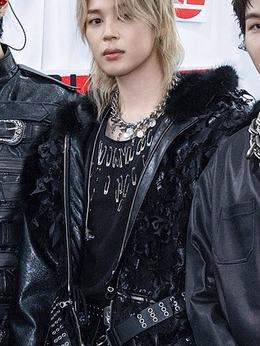
#> input picture assets/looks-real/look001.jpg, 260 x 346 px
$ python -i build_looks_real.py   (imports and definitions only)
#> lines starting #> are read from the running program, lines starting #| are printed output that depends on the picture
#!/usr/bin/env python3
# -*- coding: utf-8 -*-
"""把巡演真人原图对到 96 套像素造型上。

造型（assets/looks/lookNNN.png）是 build_assets2.py 从「朴智旻造型/」根目录的
精灵图切的，名字里带日期城市（260701...BRUSSELS.png）。真人原图就躺在同一个目录里，
命名同源（260701-BTSWORLDTOUR'ARIRANG'INBRUSSELS.jpg），所以按 (日期, 城市) 对上即可。

几点说明：
  · 造型的顺序由精灵图文件名排序 + md5 去重决定，是确定的。本脚本重新走一遍同样的
    枚举，逐条跟现有 data.js 核对，确保下标一一对应；对不上就直接报错退出。
  · 没有真人原图的日期（TOKYO 04.17-04.28 / EL PASO 05.02-05.03 / MEXICO CITY
    05.07-05.10 / STANFORD 05.16-05.19，共 26 套）另有一批「前26张」，
    存在 Desktop/朴智旻造型/前26张/，文件名是微信序号 `2xxxxxxx_.pic_hd.jpg`，
    里面没有日期城市，没法自动对。这批图已按造型逐套人工比对（精灵图 vs 现场照），
    写死在下面的 MANUAL 里，下标从 1 开始（对应 data.js 的 looks[0]）。
  · 根目录还有 32 张 `2xxxxxxx_.pic_hd.jpg`（微信存的图），名字里没有日期城市，
    对不上号，忽略；判据是文件名里必须出现 ARIRANG / iHeartRadio / World Cup。

用法：
    python3 build_looks_real.py            # 生成 assets/looks-real + 回写 data.js
    python3 build_looks_real.py --dry      # 只打印配对结果，不写文件
"""

import argparse
import hashlib
import json
import os
import re
import sys

import numpy as np
from PIL import Image

SRC = '/Users/whitekunckles/Desktop/朴智旻造型'
SRC26 = '/Users/whitekunckles/Desktop/朴智旻造型/前26张'
DATA = 'assets/data.js'
OUT = 'assets/looks-real'

# 「前26张」人工比对表：data.js 的 looks[下标-1] -> 前26张/ 里的文件名。
# 这批图没有日期城市，只能一套一套看造型认。认的时候按场次分块（同一天的图微信序号连着），
# 同一天两套只要分得清（毛领/网眼/破洞牛仔裤/宽檐帽）就按造型定，剩下一模一样的全黑皮衣
# 按序号先后落座。照片里有 5 张是多余的（蓝色运动服 / 灰T / 军绿外套 / 黑风衣 / 棕色连帽卫衣），
# 没有配上，见文件末尾的 EXTRA 注释。
MANUAL = {
    1:  '20291791459691_.pic_hd.jpg',   # GOYANG 04.11    黑皮衣+链条
    2:  '20311791459789_.pic_hd.jpg',   # GOYANG 04.12    黑毛领大衣（坐着）
    3:  '20371791462944_.pic_hd.jpg',   # TOKYO 04.17     棕短帽衫+灰长T（比耶）
    4:  '20341791459964_.pic_hd.jpg',   # TOKYO 04.17     黑羽饰长外套
    5:  '20431791463166_.pic_hd.jpg',   # TOKYO 04.25     浅灰拉链外套+白T+牛仔裤
    6:  '20421791463164_.pic_hd.jpg',   # TOKYO 04.25     黑皮衣+白T+灰裤
    7:  '20461791463230_.pic_hd.jpg',   # TOKYO 04.26     丸子头+白T+灰卍纹裤
    8:  '20451791463229_.pic_hd.jpg',   # TOKYO 04.26     丸子头+黑皮长衣
    9:  '20491791463541_.pic_hd.jpg',   # TOKYO 04.28     黑皮衣（蹲）
    10: '20481791463519_.pic_hd.jpg',   # TOKYO 04.28     藏蓝牛仔衬衫+牛仔裤（蹲）
    11: '20521791463638_.pic_hd.jpg',   # EL PASO 05.02   黑T+白马甲+米色工装裤
    12: '20531791463660_.pic_hd.jpg',   # EL PASO 05.02   黑皮衣+铆钉+链条
    13: '20541791463758_.pic_hd.jpg',   # EL PASO 05.03   黑皮长外套+腰带
    14: '20551791463758_.pic_hd.jpg',   # EL PASO 05.03   白T+破洞牛仔裤（拿麦）
    15: '20711791532366_.pic_hd.jpg',   # MEXICO 05.07    酒红网眼T+条纹袖+灰裤
    16: '20701791532365_.pic_hd.jpg',   # MEXICO 05.07    黑皮衣（坐）
    17: '20801791537951_.pic_hd.jpg',   # MEXICO 05.09    黑宽檐帽+黑上衣
    18: '20781791537927_.pic_hd.jpg',   # MEXICO 05.09    丸子头+黑皮衣（坐）
    19: '20841791538118_.pic_hd.jpg',   # MEXICO 05.10    黑宽檐帽+灰印花外套+破洞牛仔裤
    20: '20831791538115_.pic_hd.jpg',   # MEXICO 05.10    黑皮衣+链条（站）
    21: '20871791538712_.pic_hd.jpg',   # STANFORD 05.16  黑皮衣+金属扣（坐）
    22: '20861791538712_.pic_hd.jpg',   # STANFORD 05.16  灰连帽衫+灰牛仔
    23: '20911791539931_.pic_hd.jpg',   # STANFORD 05.17  灰外套+白T+灰裤（比耶）
    24: '20901791539930_.pic_hd.jpg',   # STANFORD 05.17  黑皮衣+白T（坐）
    25: '20941791540028_.pic_hd.jpg',   # STANFORD 05.19  酒红T+卡其工装裤（坐）
    26: '20931791540027_.pic_hd.jpg',   # STANFORD 05.19  黑皮衣（站）
}
# 没用上的 5 张：20281791459672(蓝运动服) 20321791459790(灰印花T) 20351791459965(军绿外套)
#                20381791462963(黑风衣+白T) 20401791463059(棕连帽衫，与 20371791462944 同款)


# 精灵图/原图文件名里能出现的城市。注意顺序：先长的后短的，免得 INEL PASO 先被别的吃掉
CITIES = ['EAST RUTHERFORD', 'MEXICO CITY', 'LAS VEGAS', 'LOS ANGELES',
          'IHEARTRADIO MUSIC FESTIVAL', 'ARLINGTON', 'BALTIMORE', 'FOXBOROUGH',
          'BRUSSELS', 'TORONTO', 'STANFORD', 'CHICAGO', 'GOYANG', 'MUNICH',
          'MADRID', 'LONDON', 'EL PASO', 'PARIS', 'BOGOTA', 'JAPAN', 'LIMA']

# 精灵图那一批把东京写成 JAPAN，later 的人工订正成 TOKYO；原图这边也要跟着认
CITY_FIX = {'JAPAN': 'TOKYO'}

TARGET_AR = 3 / 4          # 卡片是竖构图
Y_BIAS = 0.10              # 裁竖构图时从上往下 10% 起裁 —— 演唱会图人头都在画面上方
SIZE = (260, 346)          # 输出尺寸（3:4）
QUALITY = 76


def norm(fn):
    return fn.upper().replace('-', '').replace('_', '').replace(' ', '')


# [79 lines left out: functions parse_label, sprite_sequence, is_photo, real_photos, not called in this run]


def crop_thumb(src, dst):
#> called with src = 'assets/looks-real/look001.jpg', dst = 'out.png'
    im = Image.open(src).convert('RGB')
#> im is the input picture: PIL image 260x346 RGB; mean R, G, B 78.6, 77.7, 84.8
    w, h = im.size
#> w = 260; h = 346
    if w / h > TARGET_AR:                 # 太宽 -> 裁宽
        cw, ch, x0, y0 = int(h * TARGET_AR), h, (w - int(h * TARGET_AR)) // 2, 0
#> cw = 259; ch = 346; x0 = 0; y0 = 0
    else:                                 # 太高 -> 裁高，从上往下留一点头
        cw, ch = w, int(w / TARGET_AR)
        x0, y0 = 0, int((h - ch) * Y_BIAS)
    im = im.crop((x0, y0, x0 + cw, y0 + ch)).resize(SIZE, Image.LANCZOS)
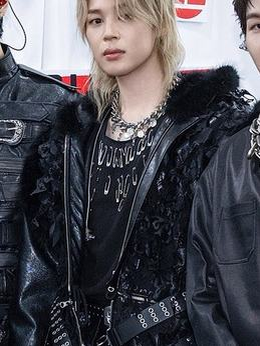
#> im: PIL image 260x346 RGB; mean R, G, B 78.5, 77.6, 84.7
    im.save(dst, quality=QUALITY, optimize=True)


# ---------------------------------------------------------------- main
# [67 lines left out: function main, not called in this run]


# [2 lines not run here, left out]

>>> result = crop_thumb('assets/looks-real/look001.jpg', 'out.png')

$ run again, on assets/looks-real/look007.jpg
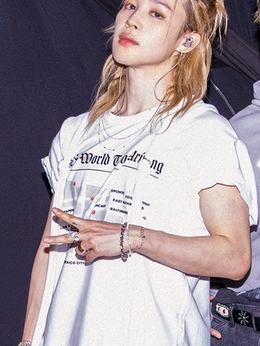
#> input picture assets/looks-real/look007.jpg, 260 x 346 px
#> in crop_thumb, im is the input picture: PIL image 260x346 RGB; mean R, G, B 157.9, 146.4, 152.6
#> in crop_thumb, `im = im.crop((x0, y0, x0 + cw, y0 + ch)).resize(SIZE, Image.LANCZOS)`:
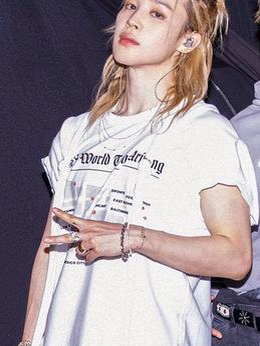
#> im: PIL image 260x346 RGB; mean R, G, B 158, 146.5, 152.6

$ run again, on assets/looks-real/look008.jpg
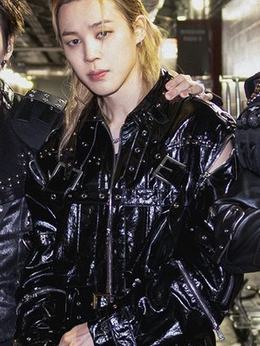
#> input picture assets/looks-real/look008.jpg, 260 x 346 px
#> in crop_thumb, im is the input picture: PIL image 260x346 RGB; mean R, G, B 71.3, 65.5, 64.8
#> in crop_thumb, `im = im.crop((x0, y0, x0 + cw, y0 + ch)).resize(SIZE, Image.LANCZOS)`:
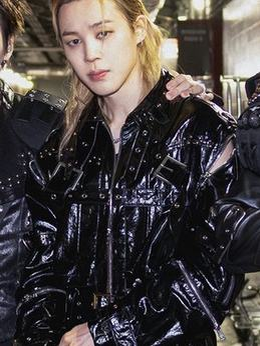
#> im: PIL image 260x346 RGB; mean R, G, B 71.2, 65.4, 64.7

$ run again, on assets/looks-real/look009.jpg
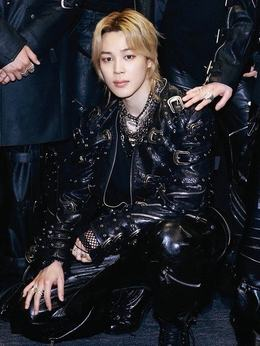
#> input picture assets/looks-real/look009.jpg, 260 x 346 px
#> in crop_thumb, im is the input picture: PIL image 260x346 RGB; mean R, G, B 35.4, 36.1, 41.6
#> in crop_thumb, `im = im.crop((x0, y0, x0 + cw, y0 + ch)).resize(SIZE, Image.LANCZOS)`:
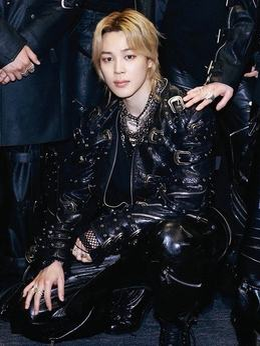
#> im: PIL image 260x346 RGB; mean R, G, B 35.5, 36.2, 41.6
